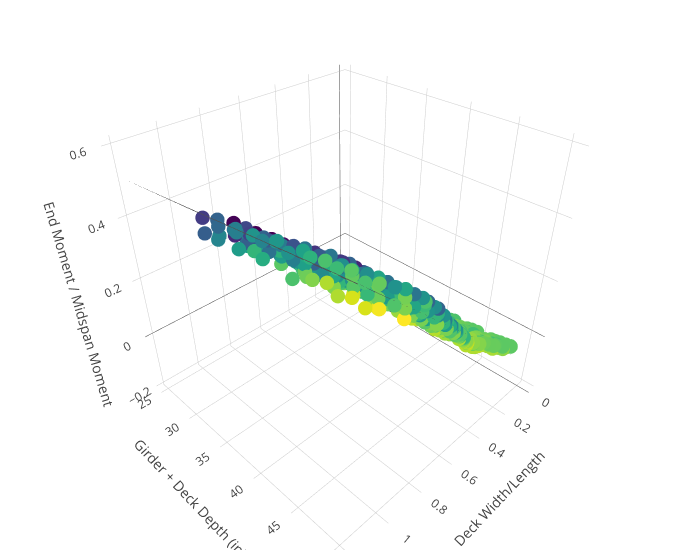

The code cell stored with this chart in its notebook:
### Code cell
x=[]
for i in range(13):
    x.append(float(i/10.))
y=[]
for i in range(25,50):
    y.append(float(i))

tst = []
for yy in y:
    tsty=[]
    for xx in x:
        tsty.append(float(a + xx*b + yy*c))
    tst.append(tsty)
#print(len(x), min(x), max(x))
#print(len(y), min(y), max(y))
#print(len(tst), min(tst), max(tst))
trace2 = go.Surface(x=x,y=y,z=tst,opacity = 1.0,showscale=False,colorscale=[[0, 'rgba(100,100,100,0.5)'], [1, 'rgb(100,100,100)']])
#layout = go.Layout(autosize=True)
layout = go.Layout(autosize=True,
                    scene = dict(
                    xaxis = dict(
                        title='Deck Width/Length'),
                    yaxis = dict(
                        title='Girder + Deck Depth (in)'),
                    zaxis = dict(
                        title='End Moment / Midspan Moment'),),
                    width=700,
                    margin=dict(
                    r=20, b=10,
                    l=10, t=10)
                  )




x=list(df4['RA'])
y=list(df4['Y'])
z=list(df4['PEM'])
err = list(df4['tst'] - df4['RX_RZ'])

text = list(df4['Model'])
trace3 = go.Scatter3d(
    x=x,
    y=y,
    z=z,
    text = text,
    mode='markers',
    hoverinfo='all',
    marker=dict(
        size=5,
        color=err,                # set color to an array/list of desired values
        colorscale='Viridis',   # choose a colorscale
        opacity=1.0
    )
)


fig = go.Figure(data=[trace2,trace3],layout=layout)
py.iplot(fig)

### Figure 1 — Plotly figure (JSON) as saved in the notebook; plotly's stock layout.template omitted (floating-point values rounded to 4 significant figures; data arrays with more than 128 entries replaced by an {"elided": "..."} marker saying what was removed)
{"data": [{"colorscale": [[0, "rgba(100,100,100,0.5)"], [1, "rgb(100,100,100)"]], "opacity": 1, "showscale": false, "type": "surface", "uid": "8016a8e0-a360-4706-be9d-473dc5f9f8a4", "x": [0, 0.1, 0.2, 0.3, 0.4, 0.5, 0.6, 0.7, 0.8, 0.9, 1, 1.1, 1.2], "y": [25, 26, 27, 28, 29, 30, 31, 32, 33, 34, 35, 36, 37, 38, 39, 40, 41, 42, 43, 44, 45, 46, 47, 48, 49], "z": {"elided": "25x13 float values"}}, {"hoverinfo": "all", "marker": {"color": {"elided": "588 float values"}, "colorscale": "Viridis", "opacity": 1, "size": 5}, "mode": "markers", "text": {"elided": "588 str values"}, "type": "scatter3d", "uid": "bd24cce5-1bfa-4fd6-8b4c-f7a746551e2a", "x": {"elided": "588 float values"}, "y": {"elided": "588 float values"}, "z": {"elided": "588 float values"}}], "layout": {"autosize": true, "margin": {"b": 10, "l": 10, "r": 20, "t": 10}, "scene": {"xaxis": {"title": {"text": "Deck Width/Length"}}, "yaxis": {"title": {"text": "Girder + Deck Depth (in)"}}, "zaxis": {"title": {"text": "End Moment / Midspan Moment"}}}, "width": 700}}
